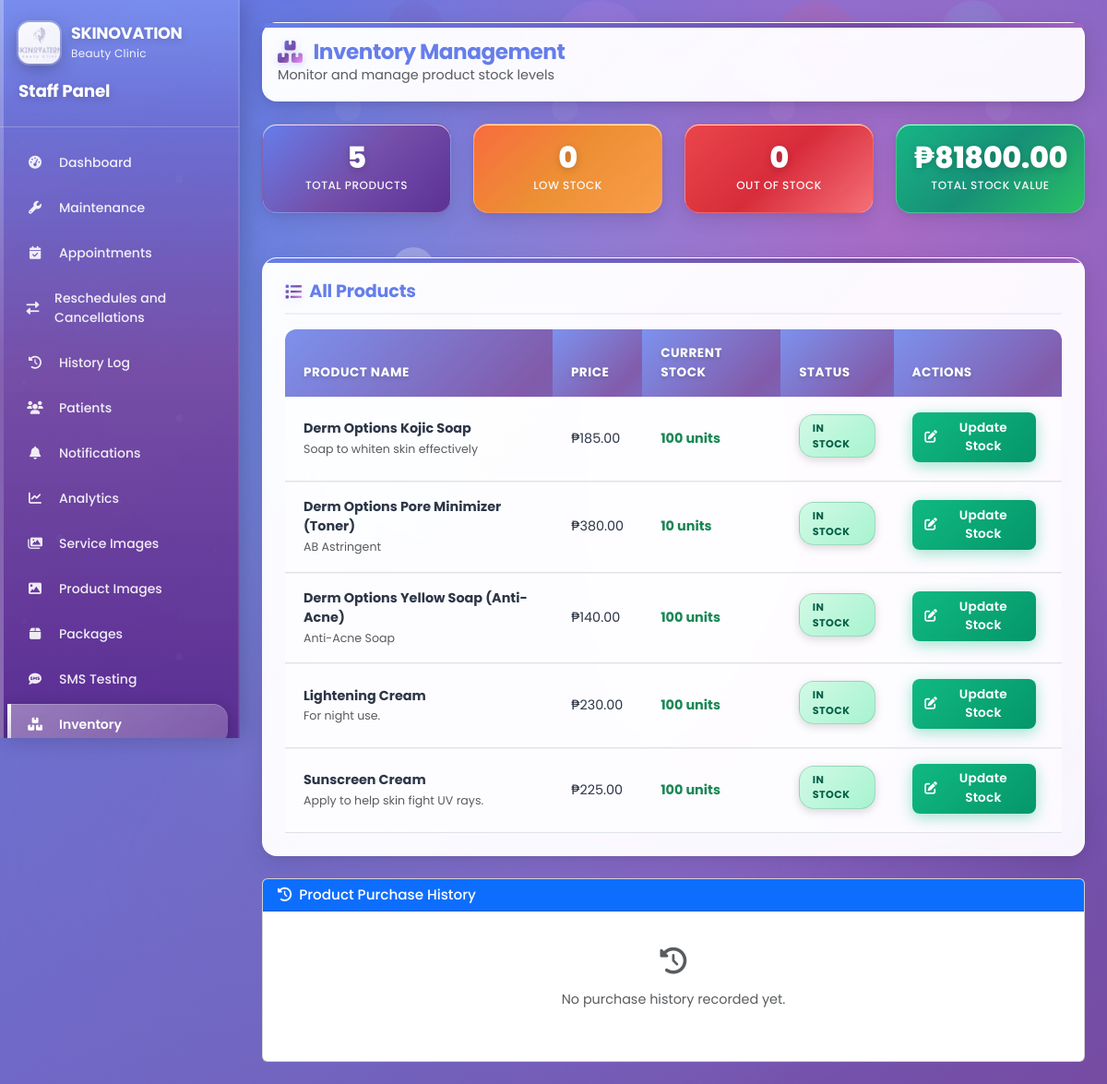
Screenshot of /appointments/admin/inventory/ (signed in) with the database file from the repository.
### products/models.py (models this page shows, shortened)
class Product(models.Model):
    product_name = models.CharField(max_length=255)
    description = models.TextField(blank=True, null=True)
    price = models.DecimalField(max_digits=10, decimal_places=2)
    stock = models.IntegerField(default=0)
    product_image = models.ImageField(upload_to='products/', blank=True, null=True)
    archived = models.BooleanField(default=False)
    created_at = models.DateTimeField(auto_now_add=True)
    updated_at = models.DateTimeField(auto_now=True)
    class Meta:
        db_table = 'products'
        ordering = ['product_name']

### appointments/admin_views.py (the view)
# urls.py: path('admin/inventory/', admin_views.admin_inventory, name='admin_inventory'),
@login_required
@user_passes_test(is_admin)
def admin_inventory(request):
    products = Product.objects.all().order_by('product_name')
    low_stock_products = products.filter(stock__lt=10)
    out_of_stock_products = products.filter(stock=0)
    product_history = ProductHistory.objects.select_related('product', 'performed_by').order_by('-created_at')[:50]
    total_products = products.count()
    total_stock_value = sum(p.price * p.stock for p in products)
    low_stock_count = low_stock_products.count()
    out_of_stock_count = out_of_stock_products.count()
    context = {
        'products': products,
        'low_stock_products': low_stock_products,
        'out_of_stock_products': out_of_stock_products,
        'total_products': total_products,
        'total_stock_value': total_stock_value,
        'low_stock_count': low_stock_count,
        'out_of_stock_count': out_of_stock_count,
        'product_history': product_history,
    }
    return render(request, 'appointments/admin_inventory.html', context)

### appointments/admin_views.py (called while the page is built)
def is_admin(user):
    return user.is_authenticated and user.user_type == 'admin'

### appointments/context_processors.py (called while the page is built)
def notification_count(request):
    if request.user.is_authenticated:
        if request.user.user_type == 'admin':
            count = Notification.objects.filter(patient__isnull=True, is_read=False).count()
        elif request.user.user_type == 'owner':
            count = Notification.objects.filter(patient__isnull=True, is_read=False).count()
        elif request.user.user_type == 'attendant':
            count = Notification.objects.filter(
                (Q(patient=request.user) | Q(patient__isnull=True)),
                is_read=False
            ).count()
        else:
            count = Notification.objects.filter(patient=request.user, is_read=False).count()
    else:
        count = 0
    return {
        'notification_count': count
    }

### templates/appointments/admin_inventory.html (shortened to what this page needs)
{% extends 'appointments/admin_base.html' %}
{% load static %}
{% block content %}
<div class="content-header">
    <div>
        <h1 class="page-title" style="margin: 0;">
            <i class="fas fa-boxes"></i>
            Inventory Management
        </h1>
        <p class="text-muted mb-0">Monitor and manage product stock levels</p>
    </div>
</div>
<div class="row mb-4">
    <div class="col-lg-3 col-md-6">
        <div class="stats-card purple">
            <div class="stats-number">{{ total_products }}</div>
            <div class="stats-label">Total Products</div>
        </div>
    </div>
    <div class="col-lg-3 col-md-6">
        <div class="stats-card orange">
            <div class="stats-number">{{ low_stock_count }}</div>
            <div class="stats-label">Low Stock</div>
        </div>
    </div>
    <div class="col-lg-3 col-md-6">
        <div class="stats-card red">
            <div class="stats-number">{{ out_of_stock_count }}</div>
            <div class="stats-label">Out of Stock</div>
        </div>
    </div>
    <div class="col-lg-3 col-md-6">
        <div class="stats-card green">
            <div class="stats-number">₱{{ total_stock_value|floatformat:2 }}</div>
            <div class="stats-label">Total Stock Value</div>
        </div>
    </div>
</div>
<div class="content-card">
    <h3 class="card-title">
        <i class="fas fa-list"></i>
        All Products
    </h3>
    <div class="table-responsive">
        <table class="table">
            <thead>
                <tr>
                    <th>Product Name</th>
                    <th>Price</th>
                    <th>Current Stock</th>
                    <th>Status</th>
                    <th>Actions</th>
                </tr>
            </thead>
            <tbody>
                {% for product in products %}
                <tr>
                    <td>
                        <strong>{{ product.product_name }}</strong>
                        {% if product.description %}
                        <br><small class="text-muted">{{ product.description|truncatewords:10 }}</small>
                        {% endif %}
                    </td>
                    <td>₱{{ product.price|floatformat:2 }}</td>
                    <td>
                        <strong class="{% if product.stock == 0 %}text-danger{% elif product.stock < 10 %}text-warning{% else %}text-success{% endif %}">
                            {{ product.stock }} units
                        </strong>
                    </td>
                    <td>
                        {% if product.stock == 0 %}
                            <span class="status-badge status-cancelled">Out of Stock</span>
                        {% elif product.stock < 10 %}
                            <span class="status-badge status-pending">Low Stock</span>
                        {% else %}
                            <span class="status-badge status-confirmed">In Stock</span>
                        {% endif %}
                    </td>
                    <td>
                        <button type="button" class="btn-action btn-confirm btn-sm" data-bs-toggle="modal" data-bs-target="#updateStockModal{{ product.id }}">
                            <i class="fas fa-edit"></i> Update Stock
                        </button>
                    </td>
                </tr>
                {% endfor %}
            </tbody>
        </table>
    </div>
</div>
<div class="card mt-4">
    <div class="card-header bg-primary text-white">
        <h5 class="mb-0">
            <i class="fas fa-history me-2"></i>Product Purchase History
        </h5>
    </div>
    <div class="card-body">
        {% if product_history %}
            <div class="table-responsive">
                <table class="table table-hover">
                    <thead>
                        <tr>
                            <th>Date/Time</th>
                            <th>Product</th>
                            <th>Quantity</th>
                            <th>Type</th>
                            <th>Staff</th>
                            <th>Notes</th>
                        </tr>
                    </thead>
                    <tbody>
                        {% for history in product_history %}
                        <tr>
                            <td>{{ history.created_at|date:"M d, Y" }}<br><small class="text-muted">{{ history.created_at|time:"g:i A" }}</small></td>
                            <td><strong>{{ history.product.product_name }}</strong></td>
                            <td>
                                <span class="badge {% if history.purchase_type == 'on_premises' %}bg-danger{% else %}bg-success{% endif %}">
                                    {% if history.purchase_type == 'on_premises' %}-{% else %}+{% endif %}{{ history.quantity }}
                                </span>
                            </td>
                            <td>
                                {% if history.purchase_type == 'on_premises' %}
                                    <span class="badge bg-danger">On-Premises Purchase</span>
                                {% else %}
                                    <span class="badge bg-success">Restock</span>
                                {% endif %}
                            </td>
                            <td>{{ history.performed_by.get_full_name|default:history.performed_by.username }}</td>
                            <td><small class="text-muted">{{ history.notes|truncatechars:50|default:"-" }}</small></td>
                        </tr>
                        {% endfor %}
                    </tbody>
                </table>
            </div>
        {% else %}
            <div class="text-center py-4">
                <i class="fas fa-history fa-2x text-muted mb-3"></i>
                <p class="text-muted">No purchase history recorded yet.</p>
            </div>
        {% endif %}
    </div>
</div>
{% endblock %}

### templates/appointments/admin_inventory.html (style rules this page uses)
.content-card { padding: 1.5rem; }
.content-card .card-title { font-size: 1.2rem; font-weight: 700; margin-bottom: 1rem; }
.table { font-size: 0.9rem; }
.table thead th { font-size: 0.85rem; font-weight: 700; text-transform: uppercase; letter-spacing: 0.5px; padding: 1rem 1.25rem; }
.table tbody td { font-size: 0.9rem; color: #2d3748; padding: 1rem 1.25rem; vertical-align: middle; }
.table tbody tr { transition: all 0.3s ease; }
.btn-sm { padding: 0.4rem 0.85rem; font-size: 0.85rem; font-weight: 600; border-radius: 8px; transition: all 0.3s ease; }
.stats-card { margin-bottom: 1.5rem; }

### rows the page displays
Product: product_name "Derm Options Kojic Soap", description "Soap to whiten skin effectively", price "185.00", stock "100", shows "IN STOCK"
Product: product_name "Derm Options Pore Minimizer (Toner)", description "AB Astringent", price "380.00", stock "10", shows "IN STOCK"
Product: product_name "Derm Options Yellow Soap (Anti-Acne)", description "Anti-Acne Soap", price "140.00", stock "100", shows "IN STOCK"
Product: product_name "Lightening Cream", description "For night use.", price "230.00", stock "100", shows "IN STOCK"
Product: product_name "Sunscreen Cream", description "Apply to help skin fight UV rays.", price "225.00", stock "100", shows "IN STOCK"

### other values shown
{{ total_products }} "5"
{{ low_stock_count }} "0"
{{ out_of_stock_count }} "0"
{{ total_stock_value|floatformat:2 }} "81800.00"
